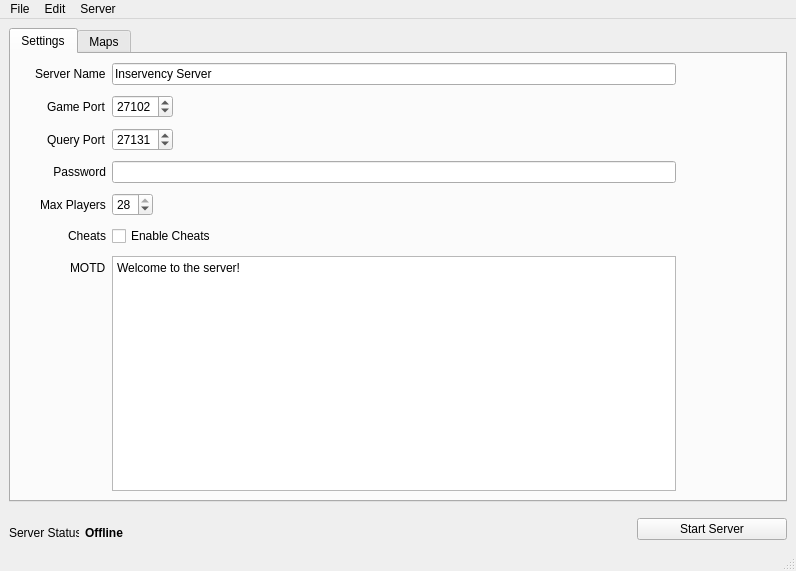
<?xml version="1.0" encoding="UTF-8"?>
<ui version="4.0">
 <class>Inservency</class>
 <widget class="QMainWindow" name="Inservency">
  <property name="geometry">
   <rect>
    <x>0</x>
    <y>0</y>
    <width>796</width>
    <height>571</height>
   </rect>
  </property>
  <property name="windowTitle">
   <string>Inservency</string>
  </property>
  <widget class="QWidget" name="centralwidget">
   <property name="minimumSize">
    <size>
     <width>796</width>
     <height>0</height>
    </size>
   </property>
   <property name="autoFillBackground">
    <bool>false</bool>
   </property>
   <layout class="QVBoxLayout" name="verticalLayout">
    <item>
     <widget class="QTabWidget" name="mainTabs">
      <property name="toolTip">
       <string>&lt;html&gt;&lt;head/&gt;&lt;body&gt;&lt;p&gt;Remote connection settings&lt;/p&gt;&lt;/body&gt;&lt;/html&gt;</string>
      </property>
      <property name="currentIndex">
       <number>0</number>
      </property>
      <widget class="QWidget" name="basicSetup">
       <attribute name="title">
        <string>Settings</string>
       </attribute>
       <attribute name="toolTip">
        <string>Basic settings for your server.</string>
       </attribute>
       <layout class="QVBoxLayout" name="verticalLayout_2">
        <item>
         <layout class="QFormLayout" name="formLayout">
          <property name="sizeConstraint">
           <enum>QLayout::SetDefaultConstraint</enum>
          </property>
          <property name="fieldGrowthPolicy">
           <enum>QFormLayout::ExpandingFieldsGrow</enum>
          </property>
          <property name="labelAlignment">
           <set>Qt::AlignRight|Qt::AlignTrailing|Qt::AlignVCenter</set>
          </property>
          <property name="verticalSpacing">
           <number>10</number>
          </property>
          <property name="leftMargin">
           <number>5</number>
          </property>
          <property name="rightMargin">
           <number>100</number>
          </property>
          <item row="1" column="0">
           <widget class="QLabel" name="serverNameLabel">
            <property name="text">
             <string>Server Name</string>
            </property>
            <property name="indent">
             <number>10</number>
            </property>
           </widget>
          </item>
          <item row="1" column="1">
           <widget class="QLineEdit" name="serverNameEdit">
            <property name="text">
             <string>Inservency Server</string>
            </property>
           </widget>
          </item>
          <item row="3" column="0">
           <widget class="QLabel" name="queryPortLabel">
            <property name="text">
             <string>Query Port</string>
            </property>
            <property name="indent">
             <number>10</number>
            </property>
            <property name="openExternalLinks">
             <bool>false</bool>
            </property>
           </widget>
          </item>
          <item row="4" column="0">
           <widget class="QLabel" name="passwordLabel">
            <property name="text">
             <string>Password</string>
            </property>
            <property name="scaledContents">
             <bool>false</bool>
            </property>
            <property name="alignment">
             <set>Qt::AlignRight|Qt::AlignTrailing|Qt::AlignVCenter</set>
            </property>
           </widget>
          </item>
          <item row="5" column="0">
           <widget class="QLabel" name="maxPlayersLabel">
            <property name="text">
             <string>Max Players</string>
            </property>
           </widget>
          </item>
          <item row="6" column="0">
           <widget class="QLabel" name="cheatsLabel">
            <property name="text">
             <string>Cheats</string>
            </property>
           </widget>
          </item>
          <item row="7" column="0">
           <widget class="QLabel" name="motdLabel">
            <property name="text">
             <string>MOTD</string>
            </property>
           </widget>
          </item>
          <item row="2" column="1">
           <widget class="QSpinBox" name="gamePortInput">
            <property name="minimumSize">
             <size>
              <width>60</width>
              <height>0</height>
             </size>
            </property>
            <property name="toolTip">
             <string>Port that the game will listen. Make sure this is port forwarded in your router.</string>
            </property>
            <property name="frame">
             <bool>true</bool>
            </property>
            <property name="prefix">
             <string/>
            </property>
            <property name="maximum">
             <number>99999</number>
            </property>
            <property name="value">
             <number>27102</number>
            </property>
           </widget>
          </item>
          <item row="3" column="1">
           <widget class="QSpinBox" name="queryPortInput">
            <property name="minimumSize">
             <size>
              <width>60</width>
              <height>0</height>
             </size>
            </property>
            <property name="toolTip">
             <string>Query port for the server. Make sure this is port forwarded in your router.</string>
            </property>
            <property name="maximum">
             <number>99999</number>
            </property>
            <property name="value">
             <number>27131</number>
            </property>
           </widget>
          </item>
          <item row="4" column="1">
           <widget class="QLineEdit" name="passwordEdit"/>
          </item>
          <item row="5" column="1">
           <widget class="QSpinBox" name="maxPlayersEdit">
            <property name="minimum">
             <number>1</number>
            </property>
            <property name="maximum">
             <number>28</number>
            </property>
            <property name="value">
             <number>28</number>
            </property>
           </widget>
          </item>
          <item row="6" column="1">
           <widget class="QCheckBox" name="checkBox">
            <property name="text">
             <string>Enable Cheats</string>
            </property>
           </widget>
          </item>
          <item row="7" column="1">
           <widget class="QPlainTextEdit" name="plainTextEdit">
            <property name="plainText">
             <string>Welcome to the server!</string>
            </property>
           </widget>
          </item>
          <item row="2" column="0">
           <widget class="QLabel" name="gamePortLabel">
            <property name="text">
             <string>Game Port</string>
            </property>
            <property name="indent">
             <number>10</number>
            </property>
           </widget>
          </item>
         </layout>
        </item>
       </layout>
      </widget>
      <widget class="QWidget" name="maps">
       <attribute name="title">
        <string>Maps</string>
       </attribute>
       <attribute name="toolTip">
        <string>Map list and initial map management.</string>
       </attribute>
       <layout class="QVBoxLayout" name="verticalLayout_3">
        <item>
         <layout class="QHBoxLayout" name="mapsContainer">
          <item>
           <widget class="QScrollArea" name="scrollArea">
            <property name="maximumSize">
             <size>
              <width>9999999</width>
              <height>16777215</height>
             </size>
            </property>
            <property name="widgetResizable">
             <bool>true</bool>
            </property>
            <widget class="QWidget" name="scrollAreaWidgetContents">
             <property name="geometry">
              <rect>
               <x>0</x>
               <y>0</y>
               <width>586</width>
               <height>424</height>
              </rect>
             </property>
             <layout class="QVBoxLayout" name="verticalLayout_6">
              <item>
               <widget class="QTreeView" name="scenarioTreeView"/>
              </item>
              <item>
               <layout class="QHBoxLayout" name="horizontalLayout">
                <property name="topMargin">
                 <number>10</number>
                </property>
                <item>
                 <widget class="QLabel" name="startingMapLabel">
                  <property name="minimumSize">
                   <size>
                    <width>70</width>
                    <height>0</height>
                   </size>
                  </property>
                  <property name="maximumSize">
                   <size>
                    <width>100</width>
                    <height>16777215</height>
                   </size>
                  </property>
                  <property name="text">
                   <string>Starting Map:</string>
                  </property>
                 </widget>
                </item>
                <item>
                 <widget class="QToolButton" name="startingMapDropdown">
                  <property name="minimumSize">
                   <size>
                    <width>150</width>
                    <height>0</height>
                   </size>
                  </property>
                  <property name="text">
                   <string comment="0">Select Map...</string>
                  </property>
                  <property name="popupMode">
                   <enum>QToolButton::MenuButtonPopup</enum>
                  </property>
                  <property name="toolButtonStyle">
                   <enum>Qt::ToolButtonTextBesideIcon</enum>
                  </property>
                 </widget>
                </item>
                <item>
                 <widget class="QToolButton" name="startingScenarioDropdown">
                  <property name="minimumSize">
                   <size>
                    <width>150</width>
                    <height>0</height>
                   </size>
                  </property>
                  <property name="text">
                   <string>Select Scenario...</string>
                  </property>
                  <property name="popupMode">
                   <enum>QToolButton::MenuButtonPopup</enum>
                  </property>
                  <property name="toolButtonStyle">
                   <enum>Qt::ToolButtonTextBesideIcon</enum>
                  </property>
                 </widget>
                </item>
                <item>
                 <spacer name="horizontalSpacer_2">
                  <property name="orientation">
                   <enum>Qt::Horizontal</enum>
                  </property>
                  <property name="sizeHint" stdset="0">
                   <size>
                    <width>40</width>
                    <height>20</height>
                   </size>
                  </property>
                 </spacer>
                </item>
               </layout>
              </item>
             </layout>
            </widget>
           </widget>
          </item>
          <item>
           <widget class="QGroupBox" name="toolsBox">
            <property name="title">
             <string>Tools</string>
            </property>
            <layout class="QVBoxLayout" name="verticalLayout_5">
             <item>
              <layout class="QVBoxLayout" name="verticalLayout_4">
               <property name="spacing">
                <number>5</number>
               </property>
               <property name="bottomMargin">
                <number>0</number>
               </property>
               <item>
                <widget class="QPushButton" name="toggleVersusButton">
                 <property name="text">
                  <string>Toggle all versus scenarios</string>
                 </property>
                </widget>
               </item>
               <item>
                <widget class="QPushButton" name="toggleCoOpButton">
                 <property name="text">
                  <string>Toggle all co-op scenarios</string>
                 </property>
                </widget>
               </item>
               <item>
                <widget class="QPushButton" name="toggleLikeLastButton">
                 <property name="toolTip">
                  <string>Enable or disable all scenarios like the last one that was edited. For instance, if you disabled a Checkpoint Insurgents scenario, all Checkpoint Insurgents scenarios will be disabled.</string>
                 </property>
                 <property name="text">
                  <string>Toggle all like last scenario</string>
                 </property>
                </widget>
               </item>
               <item>
                <widget class="Line" name="line">
                 <property name="orientation">
                  <enum>Qt::Horizontal</enum>
                 </property>
                </widget>
               </item>
               <item>
                <widget class="QPushButton" name="saveMapListAsButton">
                 <property name="text">
                  <string>Save As New Map List</string>
                 </property>
                </widget>
               </item>
               <item>
                <widget class="QPushButton" name="saveMapListButton">
                 <property name="text">
                  <string>Save Changes</string>
                 </property>
                </widget>
               </item>
               <item>
                <widget class="Line" name="line_2">
                 <property name="orientation">
                  <enum>Qt::Horizontal</enum>
                 </property>
                </widget>
               </item>
               <item>
                <widget class="QPushButton" name="loadMapListButton">
                 <property name="text">
                  <string>Load Map List</string>
                 </property>
                </widget>
               </item>
               <item>
                <widget class="QLabel" name="label">
                 <property name="maximumSize">
                  <size>
                   <width>16777215</width>
                   <height>16777215</height>
                  </size>
                 </property>
                 <property name="text">
                  <string>Open Map List:</string>
                 </property>
                </widget>
               </item>
               <item>
                <widget class="QLabel" name="label_2">
                 <property name="text">
                  <string>None</string>
                 </property>
                </widget>
               </item>
               <item>
                <spacer name="verticalSpacer">
                 <property name="orientation">
                  <enum>Qt::Vertical</enum>
                 </property>
                 <property name="sizeHint" stdset="0">
                  <size>
                   <width>20</width>
                   <height>40</height>
                  </size>
                 </property>
                </spacer>
               </item>
              </layout>
             </item>
            </layout>
           </widget>
          </item>
         </layout>
        </item>
       </layout>
      </widget>
     </widget>
    </item>
    <item>
     <layout class="QHBoxLayout" name="serverStatusBar">
      <property name="sizeConstraint">
       <enum>QLayout::SetDefaultConstraint</enum>
      </property>
      <property name="topMargin">
       <number>10</number>
      </property>
      <item>
       <widget class="QLabel" name="serverStatusLabel">
        <property name="minimumSize">
         <size>
          <width>70</width>
          <height>0</height>
         </size>
        </property>
        <property name="maximumSize">
         <size>
          <width>70</width>
          <height>16777215</height>
         </size>
        </property>
        <property name="text">
         <string>Server Status:</string>
        </property>
        <property name="alignment">
         <set>Qt::AlignBottom|Qt::AlignLeading|Qt::AlignLeft</set>
        </property>
       </widget>
      </item>
      <item>
       <widget class="QLabel" name="serverStatus">
        <property name="maximumSize">
         <size>
          <width>100</width>
          <height>16777215</height>
         </size>
        </property>
        <property name="font">
         <font>
          <weight>75</weight>
          <bold>true</bold>
         </font>
        </property>
        <property name="text">
         <string>Offline</string>
        </property>
        <property name="alignment">
         <set>Qt::AlignBottom|Qt::AlignLeading|Qt::AlignLeft</set>
        </property>
       </widget>
      </item>
      <item>
       <spacer name="horizontalSpacer">
        <property name="orientation">
         <enum>Qt::Horizontal</enum>
        </property>
        <property name="sizeHint" stdset="0">
         <size>
          <width>40</width>
          <height>20</height>
         </size>
        </property>
       </spacer>
      </item>
      <item>
       <widget class="QPushButton" name="startServerButton">
        <property name="minimumSize">
         <size>
          <width>150</width>
          <height>0</height>
         </size>
        </property>
        <property name="maximumSize">
         <size>
          <width>16777215</width>
          <height>16777215</height>
         </size>
        </property>
        <property name="text">
         <string>Start Server</string>
        </property>
       </widget>
      </item>
     </layout>
    </item>
   </layout>
  </widget>
  <widget class="QMenuBar" name="menubar">
   <property name="geometry">
    <rect>
     <x>0</x>
     <y>0</y>
     <width>796</width>
     <height>21</height>
    </rect>
   </property>
   <widget class="QMenu" name="menuFile">
    <property name="title">
     <string>File</string>
    </property>
    <addaction name="actionSave_Settings"/>
    <addaction name="actionLoad_Settings"/>
    <addaction name="separator"/>
    <addaction name="actionSave_Map_List"/>
    <addaction name="actionSave_Map_List_as"/>
    <addaction name="actionLoad_Map_List"/>
   </widget>
   <widget class="QMenu" name="menuEdit">
    <property name="title">
     <string>Edit</string>
    </property>
   </widget>
   <widget class="QMenu" name="menuServer">
    <property name="title">
     <string>Server</string>
    </property>
    <addaction name="actionStart_Server"/>
    <addaction name="actionStop_Server"/>
    <addaction name="actionRestart_Server"/>
   </widget>
   <addaction name="menuFile"/>
   <addaction name="menuEdit"/>
   <addaction name="menuServer"/>
  </widget>
  <widget class="QStatusBar" name="statusbar"/>
  <action name="actionSave_Settings">
   <property name="text">
    <string>Save Settings...</string>
   </property>
  </action>
  <action name="actionLoad_Settings">
   <property name="text">
    <string>Load Settings...</string>
   </property>
  </action>
  <action name="actionSave_Map_List">
   <property name="text">
    <string>Save Map List...</string>
   </property>
  </action>
  <action name="actionLoad_Map_List">
   <property name="text">
    <string>Load Map List...</string>
   </property>
  </action>
  <action name="actionStart_Server">
   <property name="text">
    <string>Start Server</string>
   </property>
   <property name="toolTip">
    <string>Start the Insurgency: Sandstorm server</string>
   </property>
  </action>
  <action name="actionStop_Server">
   <property name="text">
    <string>Stop Server</string>
   </property>
  </action>
  <action name="actionRestart_Server">
   <property name="text">
    <string>Restart Server</string>
   </property>
  </action>
  <action name="actionSave_Map_List_as">
   <property name="text">
    <string>Save Map List as...</string>
   </property>
  </action>
 </widget>
 <resources/>
 <connections/>
</ui>
